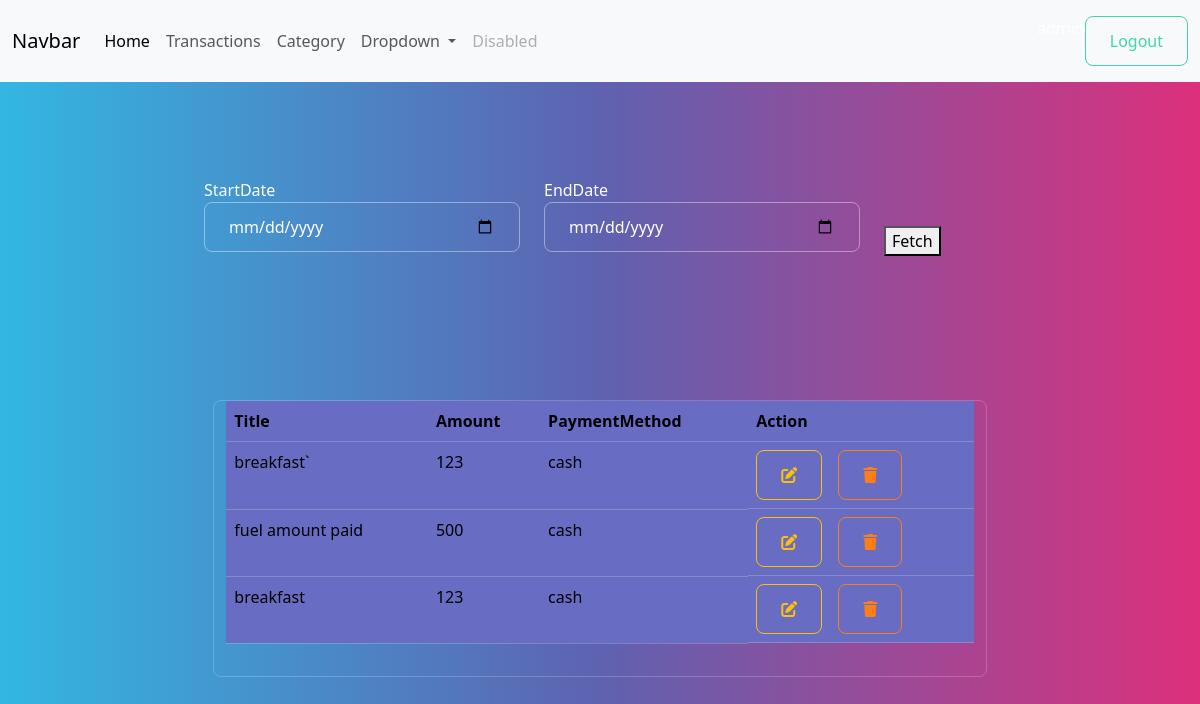
Page /transactions/summary/ (signed in) on the committed database.
### myapp/models.py (models this page shows, shortened)
class Transactions(models.Model):
    title=models.CharField(max_length=200)
    amount=models.PositiveIntegerField()
    category_object=models.ForeignKey(Category,on_delete=models.CASCADE)
    payment_options=(
        ("cash","cash"),
        ("upi","upi"),
        ("card","card")
    )
    payment_method=models.CharField(max_length=200,choices=payment_options,default="cash")
    created_date=models.DateTimeField(auto_now_add=True)
    owner=models.ForeignKey(User,on_delete=models.CASCADE)

### myapp/views.py (the view)
# urls.py: path("transactions/summary/",views.TransactionSummaryView.as_view(),name="transaction-summary"),
@method_decorator(signin_required,name="dispatch")
class TransactionSummaryView(View):
    def get(self,request,*args,**kwargs):
        form_instance=TransactionFilterForm()
        cur_month=timezone.now().month
        cur_year=timezone.now().year
        if "start_date" in request.GET and "end_date" in request.GET:
            st_date=request.GET.get("start_date")
            end_date=request.GET.get("end_date")
            qs=Transactions.objects.filter(
                                                created_date__range=(st_date,end_date)
                                            )
        else:
            qs=Transactions.objects.filter(
                                            created_date__month=cur_month,
                                            created_date__year=cur_year
                                            )
        return render(request,"transaction_summary.html",{"transactions":qs,"form":form_instance})

### myapp/forms.py
class TransactionFilterForm(forms.Form):
    start_date=forms.DateField(widget=forms.DateInput(attrs={"type":"date","class":"form-control"}))
    end_date=forms.DateField(widget=forms.DateInput(attrs={"class":"form-control","type":"date"}))

### myapp/templates/transaction_summary.html
{%extends 'base.html'%}
{%block main_block%}
<div class="conatiner">
    <div class="row">
        <div class="col-2"></div>
        <div class="col-8">
            <form action="">
                <div class="row my-5">
                    <div class="col-5">
                        <label for="">StartDate</label>
                        {{form.start_date}}
                    </div>
                    <div class="col-5">
                        <label for="">EndDate</label>
                        {{form.end_date}}
                    </div>
                    <div class="col-2">  <button type="submit" class="mt-4">Fetch</button></div>
                </div>
            </form>
        </div>
        <div class="col-2"></div>
    </div>
    <div class="row mt-2 p-3">
        <div class="col-2"></div>
        <div class="col-8 border rounded">
            <table class="table ">
                <tr>
                    <th>Title</th>
                    <th>Amount</th>
                    <th>PaymentMethod</th>
                    <th>Action</th>
                </tr>
                {%for t in transactions%}
                    <tr>
                        <td>{{t.title}}</td>
                        <td>{{t.amount}}</td>
                        <td>{{t.payment_method}}</td>
                        <td class="d-flex gap-2">
                            <a href="{%url 'transaction-change' t.id%}" class="btn btn-outline-warning"><i class="fa-solid fa-pen-to-square"></i></a>
                            <a href="{%url 'transaction-delete' t.id%}" class="btn btn-outline-danger"><i class="fa-solid fa-trash"></i></a>
                        </td>
                    </tr>
                {%endfor%}
            </table>
        </div>
        <div class="col-2"></div>
    </div>
</div>
{%endblock%}

### rows in the picture
Transactions: title "breakfast`", amount "123", payment_method "cash"
Transactions: title "fuel amount paid", amount "500", payment_method "cash"
Transactions: title "breakfast", amount "123", payment_method "cash"
